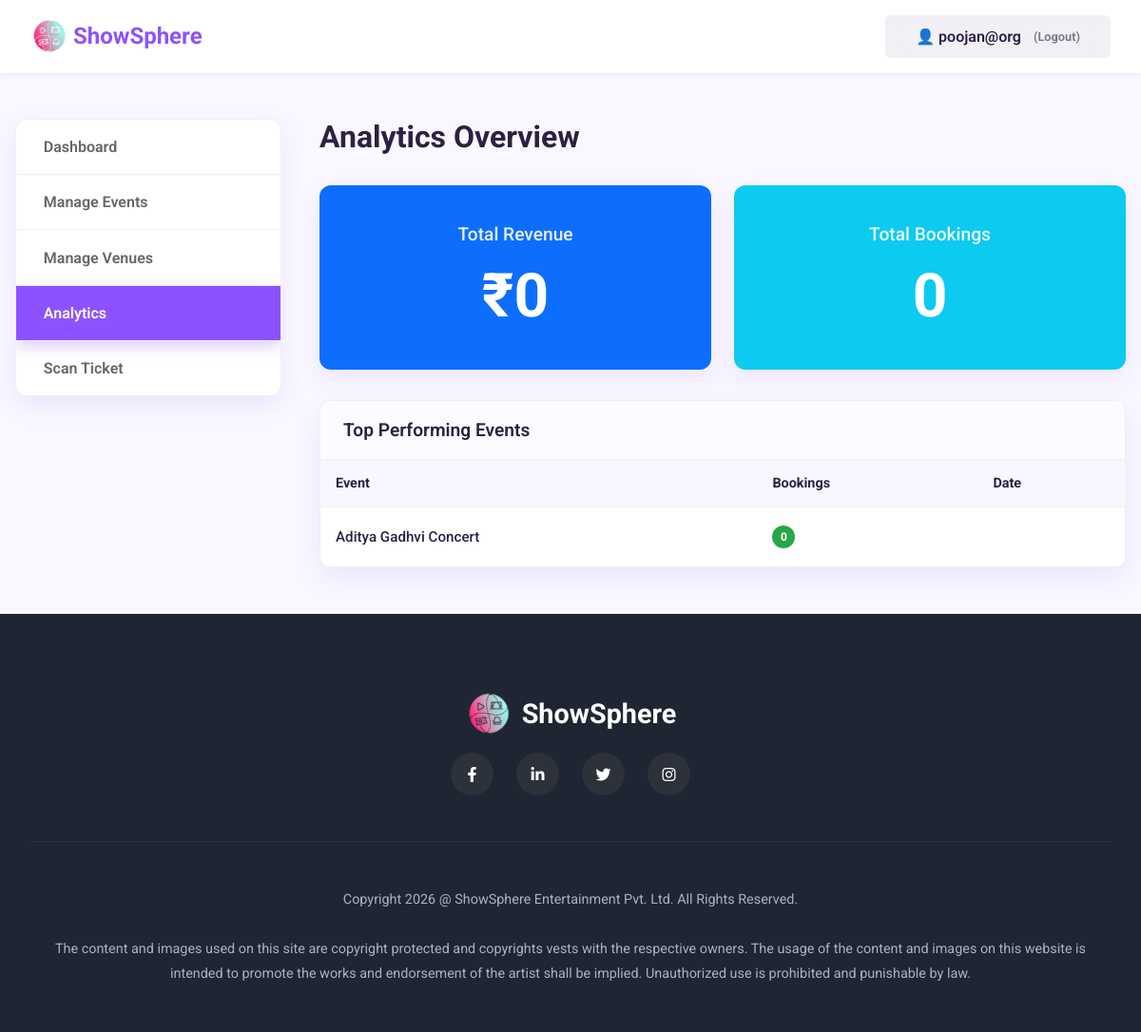
The app's page /organizer/analytics/ (signed in) with its own data.
### booking/models.py (models this page shows, shortened)
class CustomUser(AbstractUser):
    ROLE_CHOICES = [
        ('customer', 'Customer'),
        ('organizer', 'Event Organizer'),
        ('theatre_owner', 'Theatre Owner'),
        ('admin', 'Admin'),
    ]
    role = models.CharField(max_length=20, choices=ROLE_CHOICES, default='customer')
    city = models.ForeignKey('City', on_delete=models.SET_NULL, null=True, blank=True)
    phone = models.CharField(max_length=15, blank=True)
    email_verified = models.BooleanField(default=False)
    verification_token = models.CharField(max_length=100, blank=True)

class Event(models.Model):
    STATUS_CHOICES = [
        ('pending', 'Pending Approval'),
        ('approved', 'Approved'),
        ('rejected', 'Rejected'),
    ]
    organizer = models.ForeignKey(OrganizerProfile, on_delete=models.CASCADE, related_name='events')
    title = models.CharField(max_length=200)
    description = models.TextField()
    category = models.ForeignKey(Category, on_delete=models.CASCADE, related_name='events',
                                 help_text='Concerts, Sports, Comedy, Shows, etc.')
    genre = models.ForeignKey(Genre, on_delete=models.SET_NULL, null=True, blank=True)
    language = models.ForeignKey(Language, on_delete=models.SET_NULL, null=True, blank=True)
    duration = models.PositiveIntegerField(help_text='Duration in minutes')
    artist_name = models.CharField(max_length=200, blank=True, help_text='Main artist/performer/team')
    poster = models.ImageField(upload_to='event_posters/')
    trailer_url = models.URLField(blank=True, help_text='YouTube promo/trailer URL')
    status = models.CharField(max_length=20, choices=STATUS_CHOICES, default='approved')
    is_trending = models.BooleanField(default=False)
    created_at = models.DateTimeField(auto_now_add=True)
    updated_at = models.DateTimeField(auto_now=True)
    class Meta:
        ordering = ['-created_at']

### booking/views.py (the view)
# urls.py: path('organizer/analytics/', views.organizer_analytics, name='organizer_analytics'),
@approved_organizer_required
def organizer_analytics(request):
    profile = request.user.organizer_profile
    total_bookings = Booking.objects.filter(
        show__event__organizer=profile,
        payment_status='completed'
    ).count()
    total_revenue = Booking.objects.filter(
        show__event__organizer=profile,
        payment_status='completed'
    ).aggregate(total=Sum('total_amount'))['total'] or 0
    event_stats = Event.objects.filter(organizer=profile).annotate(
        booking_count=Count('shows__bookings', filter=Q(shows__bookings__payment_status='completed'))
    ).order_by('-booking_count')[:10]
    context = {
        'total_bookings': total_bookings,
        'total_revenue': total_revenue,
        'event_stats': event_stats,
    }
    return render(request, 'organizer/analytics.html', context)

### templates/organizer/analytics.html (shortened to what this page needs)
{% load static %}
<!DOCTYPE html>
<html lang="en">
<head>
    <link rel="stylesheet" href="https://cdnjs.cloudflare.com/ajax/libs/font-awesome/6.0.0/css/all.min.css">
</head>
<body>
    <header class="header">
        <a href="{% url 'booking:home' %}" class="logo">
            <img src="{% static 'css/showspere.png' %}" alt="Logo" width="40" height="40">
            <span>ShowSphere</span>
        </a>
        <div class="auth-buttons">
            <div id="auth-section" style="display: flex; align-items: center; gap: 10px;">
                <div
                    style="background: #f0f0f5; padding: 0.4rem 1rem; border-radius: 6px; display: flex; align-items: center; gap: 8px; color: var(--text-color); font-weight: 600; cursor: pointer;">
                    {% if user.is_authenticated %}
                    <div style="background: #f0f0f5; padding: 0.4rem 1rem; border-radius: 6px; display: flex; align-items: center; gap: 8px; color: var(--text-color); font-weight: 600; cursor: pointer;"
                        onclick="window.location.href='{% url 'booking:logout' %}';">
                        👤 {{ user.username }} <span
                            style="font-size: 0.8rem; opacity: 0.6; margin-left:5px;">(Logout)</span>
                    </div>
                    {% else %}
                    👤 Guest
                    {% endif %}
                </div>
            </div>
        </div>
    </header>
    <main class="main-layout">
        <aside class="sidebar">
            <ul class="sidebar-menu">
                <li class="sidebar-item"><a href="{% url 'booking:organizer_dashboard' %}">Dashboard</a></li>
                <li class="sidebar-item"><a href="{% url 'booking:manage_events' %}">Manage Events</a></li>
                <li class="sidebar-item"><a href="{% url 'booking:manage_venues' %}">Manage Venues</a></li>
                <li class="sidebar-item active"><a href="{% url 'booking:organizer_analytics' %}">Analytics</a></li>
                <li class="sidebar-item"><a href="{% url 'booking:scan_ticket' %}">Scan Ticket</a></li>
            </ul>
        </aside>
        <section class="content">
            <h1 class="page-title">Analytics Overview</h1>
            <div class="stats-grid">
                <div class="stat-card revenue">
                    <span class="stat-label">Total Revenue</span>
                    <div class="stat-value">₹{{ total_revenue }}</div>
                </div>
                <div class="stat-card bookings">
                    <span class="stat-label">Total Bookings</span>
                    <div class="stat-value">{{ total_bookings }}</div>
                </div>
            </div>
            <div class="table-section">
                <div class="table-header">
                    <h2>Top Performing Events</h2>
                </div>
                <table>
                    <thead>
                        <tr>
                            <th>Event</th>
                            <th>Bookings</th>
                            <th>Date</th>
                        </tr>
                    </thead>
                    <tbody>
                        {% for event in event_stats %}
                        <tr>
                            <td style="color: var(--text-color); font-weight: 500;">{{ event.title }}</td>
                            <td><span class="booking-badge">{{ event.booking_count }}</span></td>
                            <td>{{ event.date|date:"d/m/Y" }}</td>
                        </tr>
                        {% empty %}
                        <tr>
                            <td colspan="3" style="text-align: center; padding: 2rem;">No data available yet.</td>
                        </tr>
                        {% endfor %}
                    </tbody>
                </table>
            </div>
        </section>
    </main>
    <footer class="footer">
        <div class="footer-content">
            <div class="footer-logo">
                <img src="{% static 'css/showspere.png' %}" alt="ShowSphere Logo" width="50" height="50"
                    fetchpriority="high" loading="eager">
                ShowSphere
            </div>
            <div class="social-links">
                <a href="https://www.facebook.com" target="_blank" class="social-circle"><i
                        class="fab fa-facebook-f"></i></a>
                <a href="https://www.linkedin.com" target="_blank" class="social-circle"><i
                        class="fab fa-linkedin-in"></i></a>
                <a href="https://www.twitter.com" target="_blank" class="social-circle"><i
                        class="fab fa-twitter"></i></a>
                <a href="https://www.instagram.com" target="_blank" class="social-circle"><i
                        class="fab fa-instagram"></i></a>
            </div>
            <p class="footer-text">
                Copyright {% now "Y" %} @ ShowSphere Entertainment Pvt. Ltd. All Rights Reserved.
                <br><br>
                The content and images used on this site are copyright protected and copyrights vests with the
                respective owners. The usage of the content and images on this website is intended to promote the works
                and endorsement of the artist shall be implied. Unauthorized use is prohibited and punishable by law.
            </p>
        </div>
    </footer>
</body>
</html>

### templates/organizer/analytics.html (style rules this page uses)
:root { --primary-color: #8C52FF; --primary-hover: #7b40f2; --text-color: #2D2042; --text-light: #666666; --bg-color: #F9F7FF; --white: #FFFFFF; --success-green: #28a745; --border-radius: 12px; --shadow: 0 10px 25px rgba(140, 82, 255, 0.1); }
* { margin: 0; padding: 0; box-sizing: border-box; font-family: 'Roboto', sans-serif; }
body { background-color: var(--bg-color); color: var(--text-color); min-height: 100vh; display: flex; flex-direction: column; }
a { text-decoration: none; color: inherit; }
.header { background-color: var(--white); padding: 1rem 2rem; display: flex; justify-content: space-between; align-items: center; box-shadow: 0 2px 4px rgba(0, 0, 0, 0.05); position: sticky; top: 0; z-index: 1000; }
.logo { font-size: 1.5rem; font-weight: 700; display: flex; align-items: center; gap: 5px; text-decoration: none !important; }
.logo span { color: var(--primary-color); }
.auth-buttons { display: flex; gap: 1.1rem; align-items: center; }
.main-layout { display: flex; flex: 1; max-width: 1400px; margin: 3rem auto; width: 100%; padding: 0 1rem; gap: 2.5rem; }
.sidebar { width: 280px; background: var(--white); border-radius: var(--border-radius); box-shadow: var(--shadow); overflow: hidden; height: fit-content; border: 1px solid #f0edf7; }
.sidebar-menu { list-style: none; }
.sidebar-item a { padding: 1.2rem 1.8rem; display: block; font-weight: 600; color: var(--text-light); transition: all 0.3s; border-bottom: 1px solid #f0edf7; }
.sidebar-item:last-child a { border-bottom: none; }
.sidebar-item.active a { background: var(--primary-color); color: white; box-shadow: 0 5px 15px rgba(140, 82, 255, 0.3); }
.content { flex: 1; }
.page-title { font-size: 2rem; font-weight: 700; color: var(--text-color); margin-bottom: 2rem; }
.stats-grid { display: grid; grid-template-columns: repeat(auto-fit, minmax(300px, 1fr)); gap: 1.5rem; margin-bottom: 2rem; }
.stat-card { padding: 2.5rem 2rem; border-radius: var(--border-radius); color: white; box-shadow: var(--shadow); text-align: center; transition: transform 0.3s; }
.stat-card.revenue { background-color: #0d6efd; }
.stat-card.bookings { background-color: #0dcaf0; }
.stat-label { font-size: 1.2rem; font-weight: 500; margin-bottom: 1rem; display: block; opacity: 0.9; }
.stat-value { font-size: 4rem; font-weight: 700; }
.table-section { background: var(--white); border-radius: var(--border-radius); box-shadow: var(--shadow); overflow: hidden; border: 1px solid #f0edf7; }
.table-header { padding: 1.2rem 1.5rem; border-bottom: 1px solid #f0edf7; background: #fcfbff; }
.table-header h2 { font-size: 1.2rem; font-weight: 600; color: var(--text-color); }
table { width: 100%; border-collapse: collapse; }
th { background: #f8f7ff; padding: 1rem; font-size: 0.9rem; font-weight: 700; color: var(--text-color); text-align: left; border-bottom: 1px solid #f0edf7; }
td { padding: 1.2rem 1rem; font-size: 0.95rem; color: var(--text-light); border-bottom: 1px solid #f0edf7; }
.booking-badge { display: inline-flex; align-items: center; justify-content: center; width: 24px; height: 24px; background: #28a745; color: white; border-radius: 50%; font-weight: 700; font-size: 0.75rem; }
.footer { background-color: #1f2533; color: #abb2bf; padding: 5rem 2rem 3rem; margin-top: auto; }
.footer-content { max-width: 1240px; margin: 0 auto; }
.footer-logo { color: white; font-size: 1.8rem; font-weight: 700; margin-bottom: 1rem; display: flex; align-items: center; justify-content: center; gap: 10px; }
.social-links { display: flex; gap: 1.5rem; margin-bottom: 3rem; justify-content: center; }
.social-circle { width: 45px; height: 45px; border-radius: 50%; background: #2d3139; display: flex; align-items: center; justify-content: center; color: white; text-decoration: none; transition: all 0.3s; }
.footer-text { text-align: center; font-size: 0.9rem; line-height: 1.8; border-top: 1px solid #2d3139; padding-top: 3rem; }

### records on screen
CustomUser: username "poojan@org"
Event: title "Aditya Gadhvi Concert", booking_count "0"

### other values on screen
{{ total_revenue }} "0"
{{ total_bookings }} "0"
